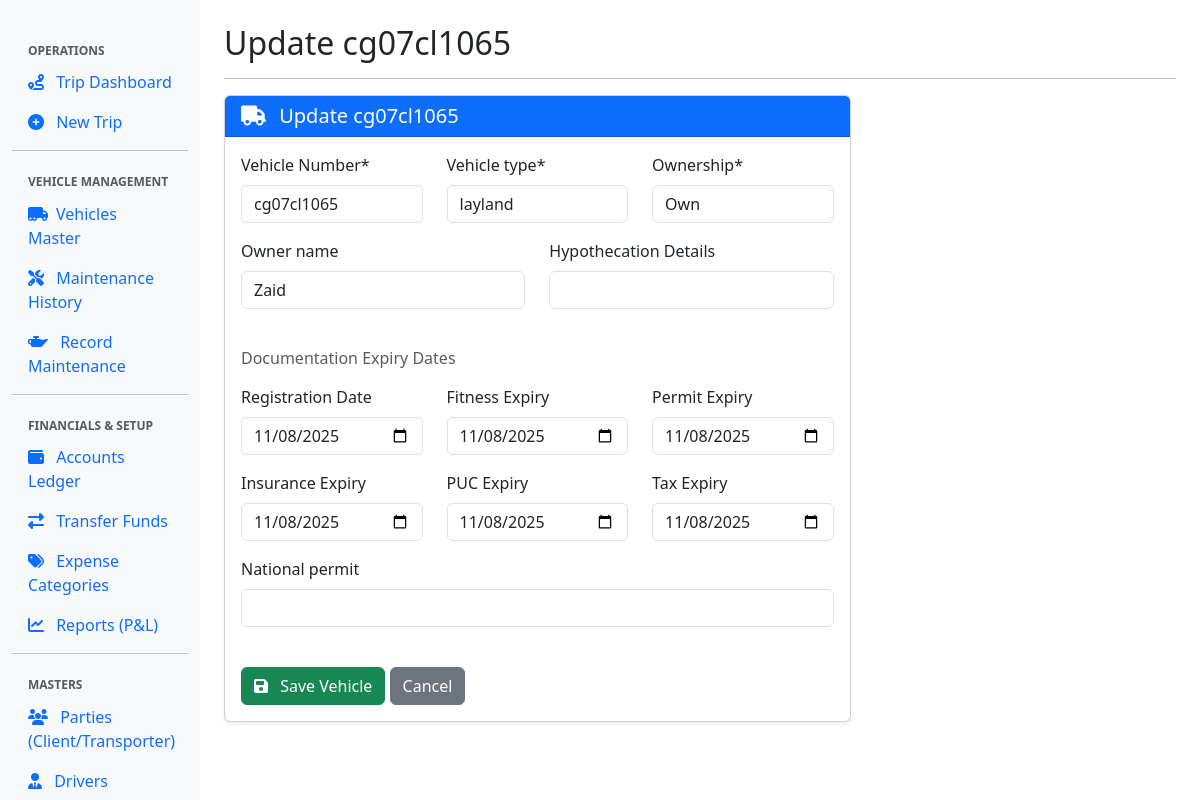
The app's page /vehicle/cg07cl1065/update/ with its own data.
### management/models.py (models this page shows, shortened)
class Vehicle(models.Model):
    vehicle_no = models.CharField(
        max_length=15, unique=True, primary_key=True, verbose_name="Vehicle Number"
    )
    vehicle_type = models.CharField(max_length=50)
    ownership = models.CharField(max_length=20, default='Own')
    owner_name = models.CharField(max_length=100, blank=True, null=True)
    hypothecation = models.CharField(max_length=100, blank=True, null=True, verbose_name="Hypothecation Details")
    reg_date = models.DateField(blank=True, null=True, verbose_name="Registration Date")
    fitness_expiry = models.DateField(blank=True, null=True, verbose_name="Fitness Expiry")
    permit_expiry = models.DateField(blank=True, null=True, verbose_name="Permit Expiry")
    insurance_expiry = models.DateField(blank=True, null=True, verbose_name="Insurance Expiry")
    national_permit = models.CharField(max_length=50, blank=True, null=True)
    puc_expiry = models.DateField(blank=True, null=True, verbose_name="PUC Expiry")
    tax_expiry = models.DateField(blank=True, null=True, verbose_name="Tax Expiry")

### management/views.py (the view)
# urls.py: path('vehicle/<str:pk>/update/', views.vehicle_update, name='vehicle_update'),
def vehicle_update(request, pk):
    vehicle = get_object_or_404(Vehicle, pk=pk)
    if request.method == 'POST':
        form = VehicleForm(request.POST, instance=vehicle)
        if form.is_valid():
            form.save()
            return redirect('vehicle_list')
    else:
        form = VehicleForm(instance=vehicle)
    context = {'form': form, 'vehicle': vehicle, 'title': f'Update {vehicle.vehicle_no}'}
    return render(request, 'management/vehicle_form.html', context)

### management/templates/management/vehicle_form.html (shortened to what this page needs)
{% extends 'base.html' %}
{% load crispy_forms_tags %}
{% block content %}
<div class="row">
    <div class="col-md-8">
        <div class="card shadow-sm">
            <div class="card-header bg-primary text-white">
                <h5 class="mb-0"><i class="fas fa-truck me-2"></i> {{ title }}</h5>
            </div>
            <div class="card-body">
                <form method="post">
                    <div class="row">
                        <div class="col-md-4">{{ form.vehicle_no|as_crispy_field }}</div>
                        <div class="col-md-4">{{ form.vehicle_type|as_crispy_field }}</div>
                        <div class="col-md-4">{{ form.ownership|as_crispy_field }}</div>
                    </div>
                    <div class="row">
                        <div class="col-md-6">{{ form.owner_name|as_crispy_field }}</div>
                        <div class="col-md-6">{{ form.hypothecation|as_crispy_field }}</div>
                    </div>
                    <h6 class="mt-4 mb-3 text-muted">Documentation Expiry Dates</h6>
                    <div class="row">
                        <div class="col-md-4">{{ form.reg_date|as_crispy_field }}</div>
                        <div class="col-md-4">{{ form.fitness_expiry|as_crispy_field }}</div>
                        <div class="col-md-4">{{ form.permit_expiry|as_crispy_field }}</div>
                    </div>
                    <div class="row">
                        <div class="col-md-4">{{ form.insurance_expiry|as_crispy_field }}</div>
                        <div class="col-md-4">{{ form.puc_expiry|as_crispy_field }}</div>
                        <div class="col-md-4">{{ form.tax_expiry|as_crispy_field }}</div>
                    </div>
                    <div class="row">
                        <div class="col-md-12">{{ form.national_permit|as_crispy_field }}</div>
                    </div>
                    <button type="submit" class="btn btn-success mt-4"><i class="fas fa-save me-2"></i> Save Vehicle</button>
                    <a href="{% url 'vehicle_list' %}" class="btn btn-secondary mt-4">Cancel</a>
                </form>
            </div>
        </div>
    </div>
</div>
{% endblock content %}

### records on screen
Vehicle: vehicle_no "cg07cl1065", vehicle_type "layland", ownership "Own", owner_name "Zaid", reg_date "11/08/2025", fitness_expiry "11/08/2025", permit_expiry "11/08/2025", insurance_expiry "11/08/2025", puc_expiry "11/08/2025", tax_expiry "11/08/2025"

### other values on screen
{{ title|default:"TMS Dashboard" }} "Update cg07cl1065"
{{ title }} "Update cg07cl1065"
